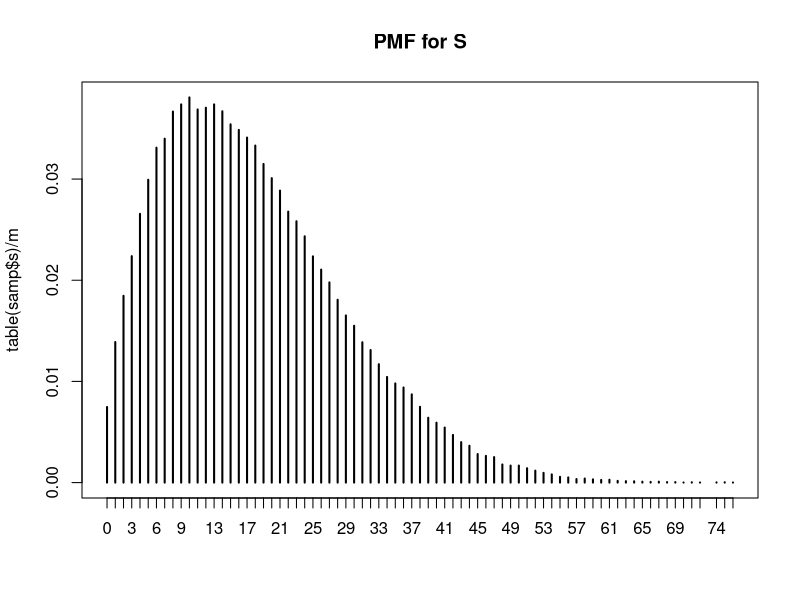
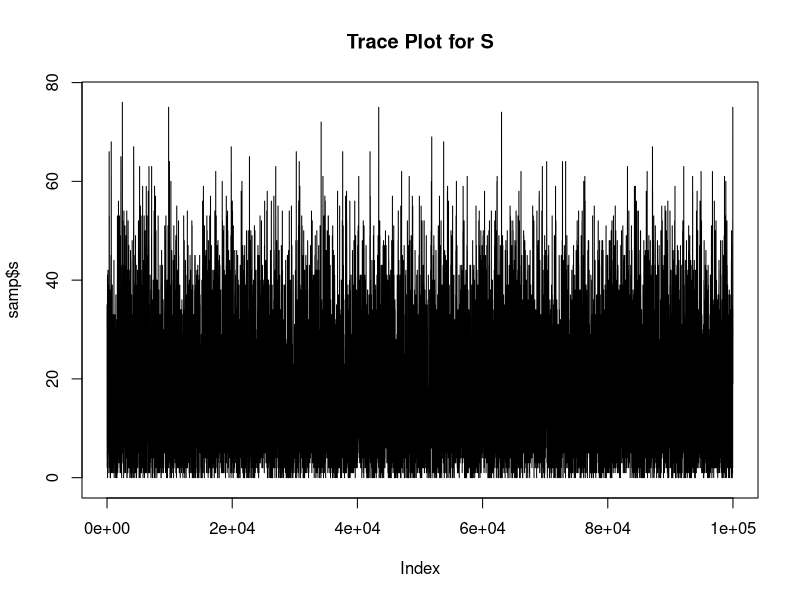
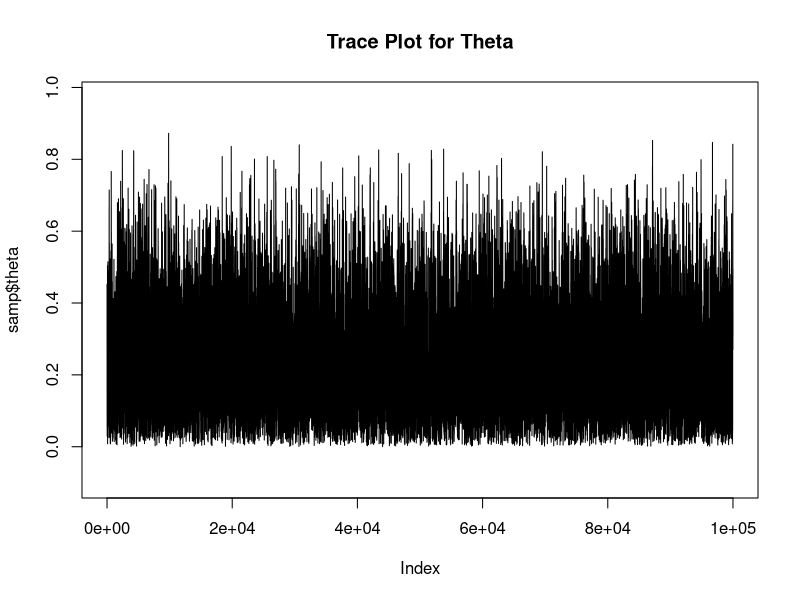
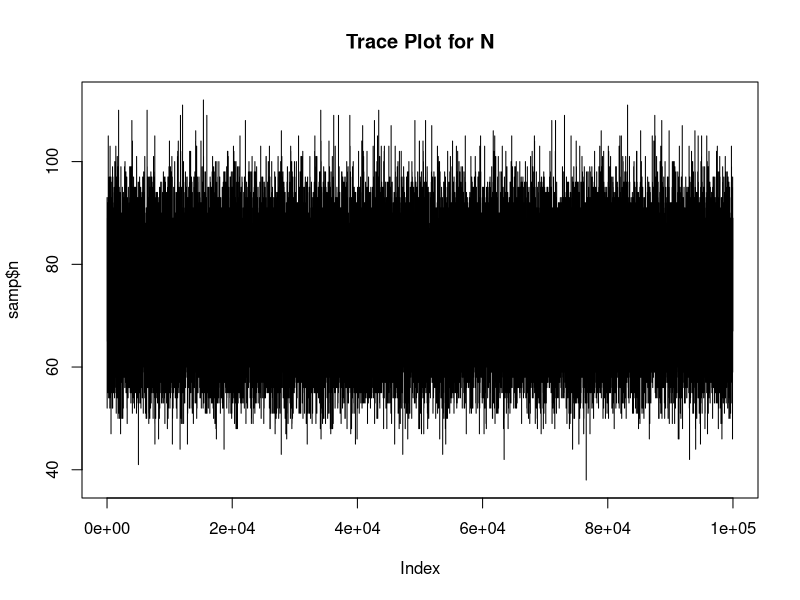

Write the R code that produced these figures, in order.
# # # # # # # # # # # # # # # # # # # # # # # # # # # # # # # # # # # # # # # #
# This script implement's a Gibb's sampler like in HW3Problem1.R but treats n #
#   as an unknown parameter with a Poisson prior and conditional distrib      #
#                                                                             #
# Author: April Walker                                                        #
# # # # # # # # # # # # # # # # # # # # # # # # # # # # # # # # # # # # # # # #

#
# unknown_param gibbs: adapted from Dr. Datta's normal_gibbs to handle gibbs samples
#   for the specific scenario discussed above
#
#   input--
#   alpha.0: beta distrib's inital 'alpha' parameter
#   beta.0: beta distrib's inital 'beta' parameter
#   s.0: initial value for s~binom samples
#   lambda: param for n~pois(lambda)
#   niter: number of samples wanted
#   burn.in: number of samples to toss
#
#   output--
#   list$s: the gibbs samples for s
#   list$theta: the gibbs samples for theta
#   list$n: the gibbs samples for n
unknown_param_gibbs<- function(alpha.0, beta.0, s.0, lambda, niter, burn.in=0) {
  s <- theta <- n <- rep(0, niter+burn.in)
  # set first value as initial given value...
  s[1] <- s.0
  n[1] <- rpois(1, lambda)
  theta[1] <- s[1]/n[1]
  for (i in 2:(niter+burn.in)) {
    # as defined in background sample from s(i) and theta(i)
    s[i] = rbinom(1, n[i-1], theta[i-1])
    theta[i] = rbeta(1,alpha.0 + s[i], beta.0 + n[i-1] - s[i])
    n[i] = s[i] + rpois(1, (1 - theta[i]) * lambda)
  }
  return(list(s = s[-(1:burn.in)],
              theta = theta[-(1:burn.in)],
              n = n[-(1:burn.in)]))
}

m <- 1e5 # number of samples we want

s.0 <- 16 # taken from background observed data
alpha.0 <- 2.0 # as defined in background as our prior
beta.0 <- 6.4 # as defined in background as our prior
lambda <- 74 # as defined in problem 2

samp <- unknown_param_gibbs(alpha.0, beta.0, s.0, lambda, niter=m, burn.in=1000)

### Histogram (alt kind)
jpeg("hist_s_prob2.jpg")
plot(table(samp$s)/m, main = "PMF for S")
dev.off()

### Posterior Median
cat("Posterior median of theta:    ", median(samp$theta), "\n \n")
# out of curiosity...
cat("Posterior median of n:    ", median(samp$n), "\n")
cat("Posterior median of s:    ", median(samp$s), "\n")

### Trace plots
jpeg("trace_s_prob2.jpg")
plot(samp$s, type = "s", main = "Trace Plot for S", ylim = c(min(samp$s)-1,max(samp$s)+1))
dev.off()

jpeg("trace_theta_prob2.jpg")
plot(samp$theta, type = "s", main = "Trace Plot for Theta", ylim = c(min(samp$theta)-0.1,max(samp$theta)+0.1))
dev.off()

jpeg("trace_n_prob2.jpg")
plot(samp$n, type = "s", main = "Trace Plot for N", ylim = c(min(samp$n)-0.5,max(samp$n)+0.5))
dev.off()
